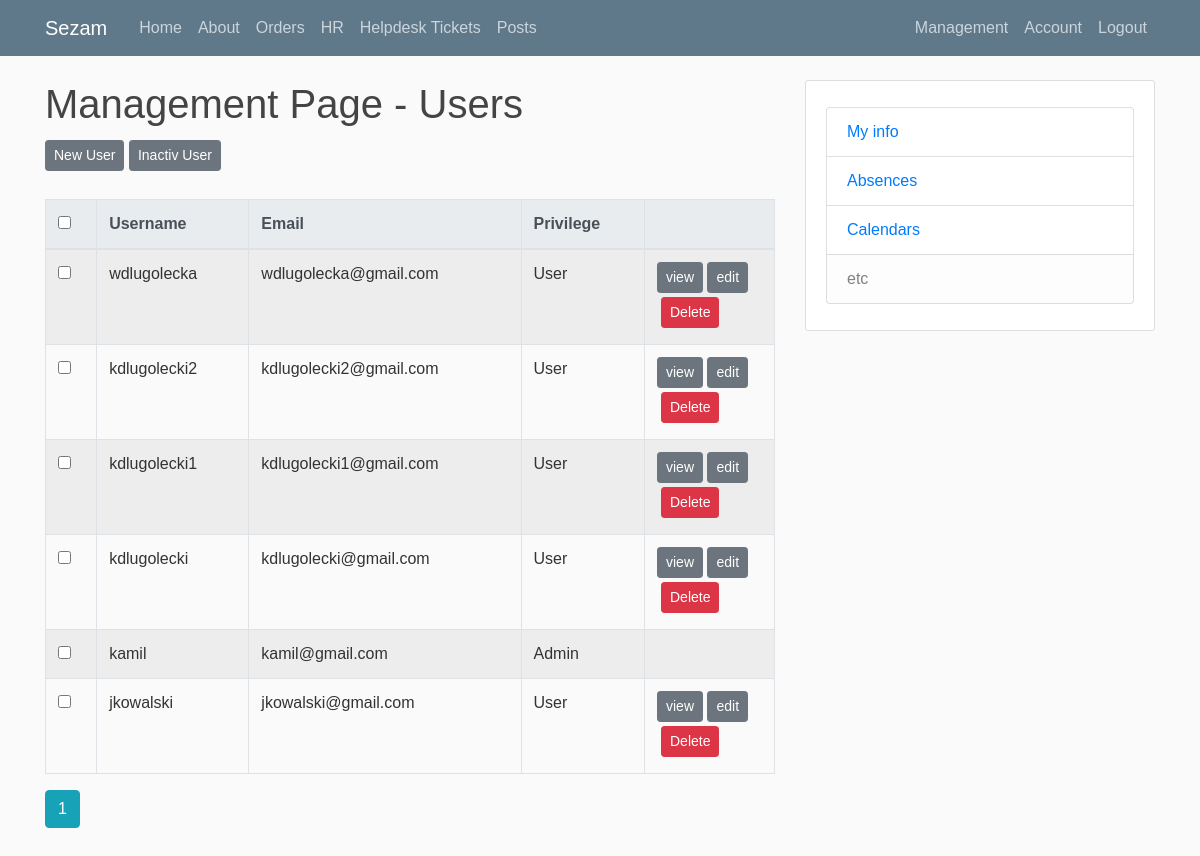
Page /mgmt/users/ (signed in) on the committed database.
### sezam.py (models this page shows, shortened)
class User(db.Model, UserMixin):
    id = db.Column(db.Integer, primary_key=True)
    username = db.Column(db.String(20), nullable=False)
    name= db.Column(db.String(20), nullable=False)
    surname= db.Column(db.String(20), nullable=False)
    email = db.Column(db.String(120), unique=True, nullable=False)
    image_file = db.Column(db.String(20), nullable=False, default='default.jpg')
    password = db.Column(db.String(60), nullable=False)
    privilege = db.Column(db.String(60), nullable=False)
    supervisor = db.Column(db.String(60), nullable=False, default='.')
    status = db.Column(db.String(60), nullable=False)
    posts = db.relationship('Post', backref='author', lazy=True)
    helpdesks = db.relationship('Helpdesk', backref='author', lazy=True)
    user_infos = db.relationship('User_info', backref='author', lazy=True)
    orders = db.relationship('Order', backref='author', lazy=True)

### sezam.py (the view)
@app.route("/mgmt/users/")
@login_required
def mgmt_users():
    if current_user.privilege=='User':
        return redirect(url_for('about'))
    else:
        page = request.args.get('page', 1, type=int)
        users = User.query.filter_by(status='Active').order_by(User.username.desc()).paginate(page=page, per_page=10)
        return render_template('mgmt_users.html', users=users)

### sezam.py (called while the page is built)
@login_manager.user_loader
def load_user(user_id):
    return User.query.get(int(user_id))

### templates/mgmt_users.html (shortened to what this page needs)
{% extends "layout.html" %}
{% block content %}
    <h1>Management Page - Users</h1>
    <div>
        <a class="btn btn-secondary btn-sm mt-1 mb-1" href="{{ url_for('register') }}">New User</a>
        <a class="btn btn-secondary btn-sm mt-1 mb-1" href="{{ url_for('mgmt_users_inactiv') }}">Inactiv User</a>
    </div>
    <br>
      <table id="example" class="table table-striped table-bordered" style="width:100%">
          <thead class="thead-light">
            <tr>
              <th><input type="checkbox" onclick="checkAll(this)"></th>
              <th>Username</td>
              <th>Email</td>
              <th>Privilege</td>
              <th></td>
            </tr>
          </thead>
          <tbody>
            {% for user in users.items %}
            <tr>
                {% if user.status =='Active' %}
                <td><input type="checkbox" name=""></td>
                <td>{{ user.username }}</td>
                <td>{{ user.email }}</td>
                <td>{{ user.privilege }}</td>
                <td width="130">
                {% if user.privilege != 'Admin' %}
                  <a href="/mgmt_user_info_view/{{user.id}}" class="btn btn-secondary btn-sm">view </a>
                  <a href="/mgmt_edit_user/{{user.id}}" class="btn btn-secondary btn-sm">edit</a>
                  <a href="/delete_user/{{user.id}}" class="btn btn-danger btn-sm m-1">Delete</a>
                {% endif %}
                </td>
            </tr>
            {% endif %}
            {% endfor %}
          </tbody>
        </table>
        <ul class="pagination">
        {% for page_num in users.iter_pages(left_edge=1, right_edge=1, left_current=1, right_current=2) %}
            {% if page_num %}
              {% if users.page == page_num %}
                <a class="btn btn-info mb-4" href="{{ url_for('mgmt_users', page=page_num) }}">{{ page_num }}</a>
              {% else %}
                <a class="btn btn-outline-info mb-4" href="{{ url_for('mgmt_users', page=page_num) }}">{{ page_num }}</a>
              {% endif %}
            {% else %}
              ...
            {% endif %}
        {% endfor %}
        </ul>
{% endblock content %}

### static/main.css (style rules this page uses)
body { background: #fafafa; color: #333333; margin-top: 5rem; }
h1, h2, h3, h4, h5, h6 { color: #444444; }
ul { list-style-type: none; }
body { font-family: Verdana, sans-serif; }

### rows in the picture
User: username "wdlugolecka", email "wdlugolecka@gmail.com", privilege "User"
User: username "kdlugolecki2", email "kdlugolecki2@gmail.com", privilege "User"
User: username "kdlugolecki1", email "kdlugolecki1@gmail.com", privilege "User"
User: username "kdlugolecki", email "kdlugolecki@gmail.com", privilege "User"
User: username "kamil", email "kamil@gmail.com", privilege "Admin"
User: username "jkowalski", email "jkowalski@gmail.com", privilege "User"

### other values in the picture
{{ page_num }} "1"
